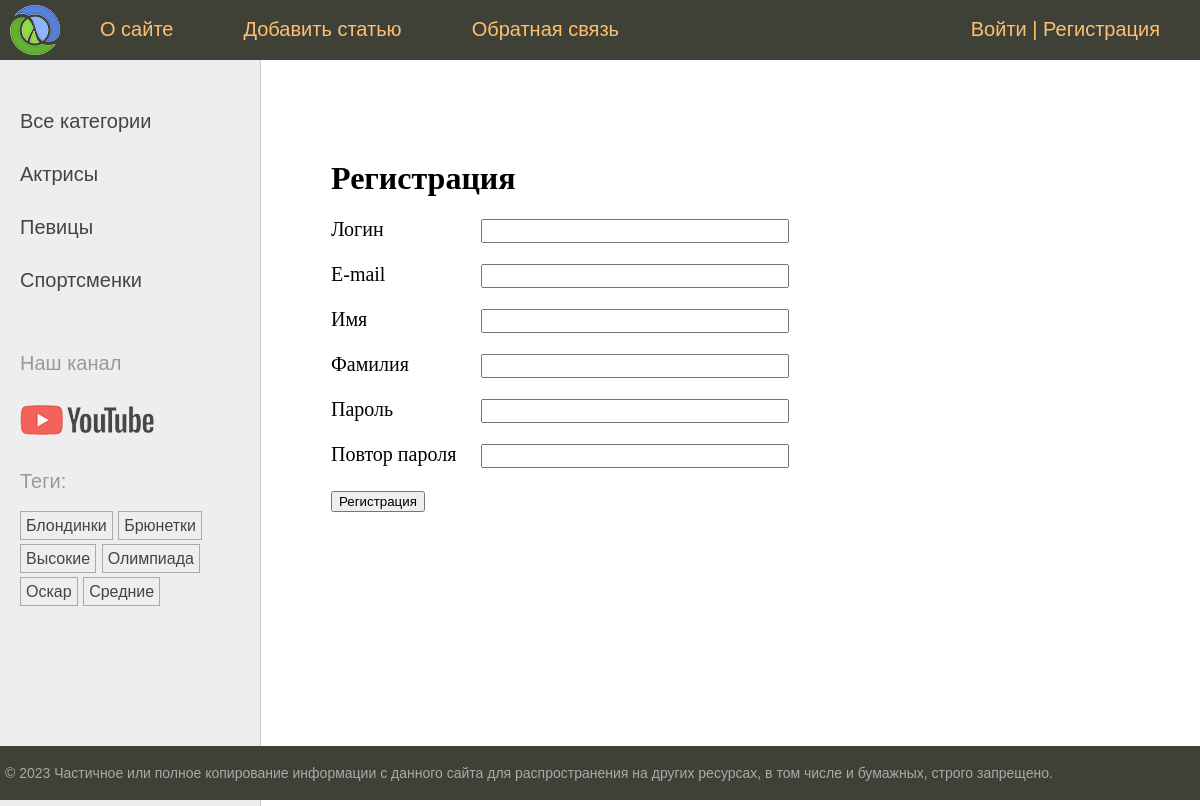
Before: /users/register/ with the older database file.
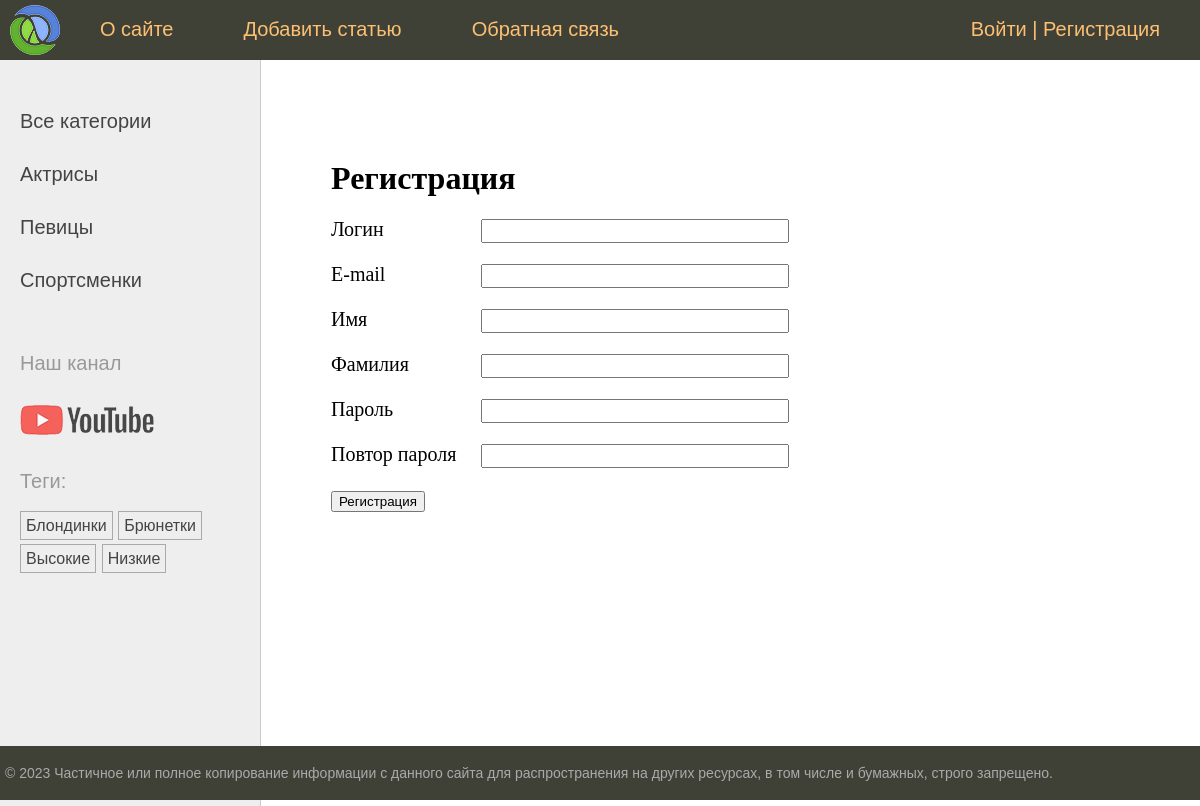
After: the same page with the newer database file.
### women/models.py (models this page shows, shortened)
class Category(models.Model):
    name = models.CharField(max_length=100, db_index=True, verbose_name="Категория")
    slug = models.SlugField(max_length=255, unique=True, db_index=True)
    class Meta:
        verbose_name = "Категория"
        verbose_name_plural = "Категории"
    def get_absolute_url(self):
        return reverse("category", kwargs={"cat_slug": self.slug})

class TagPost(models.Model):
    tag = models.CharField(max_length=100, db_index=True)
    slug = models.SlugField(max_length=255, unique=True, db_index=True)
    def get_absolute_url(self):
        return reverse("tag", kwargs={"tag_slug": self.slug})

### users/views.py (the view)
# urls.py: path("register/", views.RegisterUser.as_view(), name="register"),
class RegisterUser(CreateView):
    form_class = RegisterUserForm
    template_name = 'users/register.html'
    extra_context = {'title': "Регистрация"}
    success_url = reverse_lazy('users:login')

### users/forms.py (shortened to what this page needs)
class RegisterUserForm(UserCreationForm):
    username = forms.CharField(
        label="Логин", widget=forms.TextInput(attrs={"class": "form-input"})
    )
    password1 = forms.CharField(
        label="Пароль", widget=forms.PasswordInput(attrs={"class": "form-input"})
    )
    password2 = forms.CharField(
        label="Повтор пароля", widget=forms.PasswordInput(attrs={"class": "form-input"})
    )
    class Meta:
        model = get_user_model()
        fields = [
            "username",
            "email",
            "first_name",
            "last_name",
            "password1",
            "password2",
        ]
        labels = {
            "email": "E-mail",
            "first_name": "Имя",
            "last_name": "Фамилия",
        }
        widgets = {
            "email": forms.TextInput(attrs={"class": "form-input"}),
            "first_name": forms.TextInput(attrs={"class": "form-input"}),
            "last_name": forms.TextInput(attrs={"class": "form-input"}),
        }

### users/context_processors.py (called while the page is built)
def get_women_context(request):
    return {'mainmenu': menu}

### users/templates/users/register.html (shortened to what this page needs)
{% extends "base.html" %}
{% block content %}
<h1>Регистрация</h1>
<form method="post" action="">
    {% for f in form %}
    <p><label class="form-label" for="{{ f.id_for_label }}">{{ f.label }}</label>{{ f }}</p>
    {% endfor %}
    <p><button type="submit">Регистрация</button></p>
</form>
{% endblock content %}

### women/templates/women/list_categories.html
{% for cat in cats %}
{% if cat.id == cat_selected %}
<li class="selected">{{cat.name}}</li>
{% else %}
<li><a href="{{ cat.get_absolute_url }}">{{cat.name}}</a></li>
{% endif %}
{% endfor %}

### women/templates/women/list_tags.html
{% if tags %}
    <p>Теги:</p>
    <ul class="tags-list">
        {% for t in tags %}
        <li><a href="{{t.get_absolute_url}}">{{t.tag}}</a></li>
        {% endfor %}
    </ul>
{% endif %}

Changed rows visible on the page:
removed TagPost: tag "Олимпиада"
removed TagPost: tag "Оскар"
removed TagPost: tag "Средние"
added TagPost: tag "Низкие"
